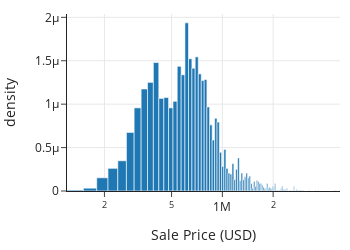

Write notebook code for a chart like this one.
### Markdown cell above
The log transformation makes the distribution of prices more symmetric.
Now, we can more easily see important features of the distribution, like
the mode at around $10^{5.85}$ which is about 700,000 and the secondary mode
near $10^{5.55}$ or 350,000.

The downside of using the log transform is that the actual values aren't
as intuitive---in this example, we needed to convert the values back to
original dollars to understand the sale price. Instead, we often favor transforming the axis to a log scale, rather than the data. This way we can see the original values on the axis:

### Code cell
fig = px.histogram(sfh, x='price',
                   log_x=True,
                   histnorm='probability density',
                   labels={"price": "Sale Price (USD)"},
                   width=350, height=250)

fig.update_traces(xbins_size=30_000)
fig.update_yaxes(title="density")
fig.show()

### Figure 1 — Plotly figure (JSON) as saved in the notebook; plotly's stock layout.template omitted (floating-point values rounded to 4 significant figures; data arrays with more than 128 entries replaced by an {"elided": "..."} marker saying what was removed)
{"data": [{"alignmentgroup": "True", "bingroup": "x", "histnorm": "probability density", "hovertemplate": "Sale Price (USD)=%{x}<br>probability density=%{y}<extra></extra>", "legendgroup": "", "marker": {"color": "#1F77B4", "pattern": {"shape": ""}}, "name": "", "offsetgroup": "", "orientation": "v", "showlegend": false, "type": "histogram", "x": {"elided": "3065 int values"}, "xaxis": "x", "xbins": {"size": 30000}, "yaxis": "y"}], "layout": {"barmode": "relative", "height": 250, "legend": {"tracegroupgap": 0}, "width": 350, "xaxis": {"anchor": "y", "autorange": true, "domain": [0, 1], "range": [5.079, 6.697], "title": {"text": "Sale Price (USD)"}, "type": "log"}, "yaxis": {"anchor": "x", "autorange": true, "domain": [0, 1], "range": [0, 2.038e-06], "title": {"text": "density"}}}}
